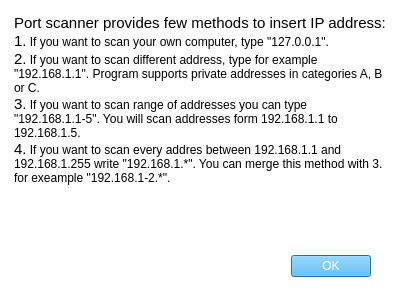
<?xml version="1.0" encoding="UTF-8"?>
<ui version="4.0">
 <class>helpDialog</class>
 <widget class="QDialog" name="helpDialog">
  <property name="geometry">
   <rect>
    <x>0</x>
    <y>0</y>
    <width>400</width>
    <height>300</height>
   </rect>
  </property>
  <property name="windowTitle">
   <string>Help</string>
  </property>
  <property name="styleSheet">
   <string notr="true">background-color: white;</string>
  </property>
  <widget class="QDialogButtonBox" name="buttonBox">
   <property name="geometry">
    <rect>
     <x>30</x>
     <y>250</y>
     <width>341</width>
     <height>32</height>
    </rect>
   </property>
   <property name="font">
    <font>
     <bold>false</bold>
    </font>
   </property>
   <property name="styleSheet">
    <string notr="true">QPushButton
{
color:white;
background-color: #3FB4FC;
}
QPushButton:hover
{
background-color: #5DC1FF;
color:white;
}</string>
   </property>
   <property name="orientation">
    <enum>Qt::Horizontal</enum>
   </property>
   <property name="standardButtons">
    <set>QDialogButtonBox::Ok</set>
   </property>
  </widget>
  <widget class="QTextBrowser" name="textBrowser">
   <property name="geometry">
    <rect>
     <x>10</x>
     <y>10</y>
     <width>381</width>
     <height>231</height>
    </rect>
   </property>
   <property name="styleSheet">
    <string notr="true">color:black</string>
   </property>
   <property name="frameShape">
    <enum>QFrame::NoFrame</enum>
   </property>
   <property name="html">
    <string>&lt;!DOCTYPE HTML PUBLIC &quot;-//W3C//DTD HTML 4.0//EN&quot; &quot;http://www.w3.org/TR/REC-html40/strict.dtd&quot;&gt;
&lt;html&gt;&lt;head&gt;&lt;meta name=&quot;qrichtext&quot; content=&quot;1&quot; /&gt;&lt;meta charset=&quot;utf-8&quot; /&gt;&lt;style type=&quot;text/css&quot;&gt;
p, li { white-space: pre-wrap; }
&lt;/style&gt;&lt;/head&gt;&lt;body style=&quot; font-family:'Segoe UI'; font-size:9pt; font-weight:400; font-style:normal;&quot;&gt;
&lt;p style=&quot; margin-top:0px; margin-bottom:0px; margin-left:0px; margin-right:0px; -qt-block-indent:0; text-indent:0px;&quot;&gt;&lt;span style=&quot; font-size:11pt;&quot;&gt;Port scanner provides few methods to insert IP address:&lt;/span&gt;&lt;/p&gt;
&lt;p style=&quot; margin-top:0px; margin-bottom:0px; margin-left:0px; margin-right:0px; -qt-block-indent:0; text-indent:0px;&quot;&gt;&lt;span style=&quot; font-size:11pt;&quot;&gt;1.&lt;/span&gt; If you want to scan your own computer, type &amp;quot;127.0.0.1&amp;quot;.&lt;/p&gt;
&lt;p style=&quot; margin-top:0px; margin-bottom:0px; margin-left:0px; margin-right:0px; -qt-block-indent:0; text-indent:0px;&quot;&gt;&lt;span style=&quot; font-size:11pt;&quot;&gt;2.&lt;/span&gt; If you want to scan different address, type for example &amp;quot;192.168.1.1&amp;quot;. Program supports private addresses in categories A, B or C.&lt;/p&gt;
&lt;p style=&quot; margin-top:0px; margin-bottom:0px; margin-left:0px; margin-right:0px; -qt-block-indent:0; text-indent:0px;&quot;&gt;&lt;span style=&quot; font-size:11pt;&quot;&gt;3.&lt;/span&gt; If you want to scan range of addresses you can type &amp;quot;192.168.1.1-5&amp;quot;. You will scan addresses form 192.168.1.1 to 192.168.1.5.&lt;/p&gt;
&lt;p style=&quot; margin-top:0px; margin-bottom:0px; margin-left:0px; margin-right:0px; -qt-block-indent:0; text-indent:0px;&quot;&gt;&lt;span style=&quot; font-size:11pt;&quot;&gt;4.&lt;/span&gt; If you want to scan every addres between 192.168.1.1 and 192.168.1.255 write &amp;quot;192.168.1.*&amp;quot;. You can merge this method with 3. for exeample &amp;quot;192.168.1-2.*&amp;quot;.&lt;/p&gt;&lt;/body&gt;&lt;/html&gt;</string>
   </property>
  </widget>
 </widget>
 <resources/>
 <connections>
  <connection>
   <sender>buttonBox</sender>
   <signal>accepted()</signal>
   <receiver>helpDialog</receiver>
   <slot>accept()</slot>
   <hints>
    <hint type="sourcelabel">
     <x>248</x>
     <y>254</y>
    </hint>
    <hint type="destinationlabel">
     <x>157</x>
     <y>274</y>
    </hint>
   </hints>
  </connection>
  <connection>
   <sender>buttonBox</sender>
   <signal>rejected()</signal>
   <receiver>helpDialog</receiver>
   <slot>reject()</slot>
   <hints>
    <hint type="sourcelabel">
     <x>316</x>
     <y>260</y>
    </hint>
    <hint type="destinationlabel">
     <x>286</x>
     <y>274</y>
    </hint>
   </hints>
  </connection>
 </connections>
</ui>
